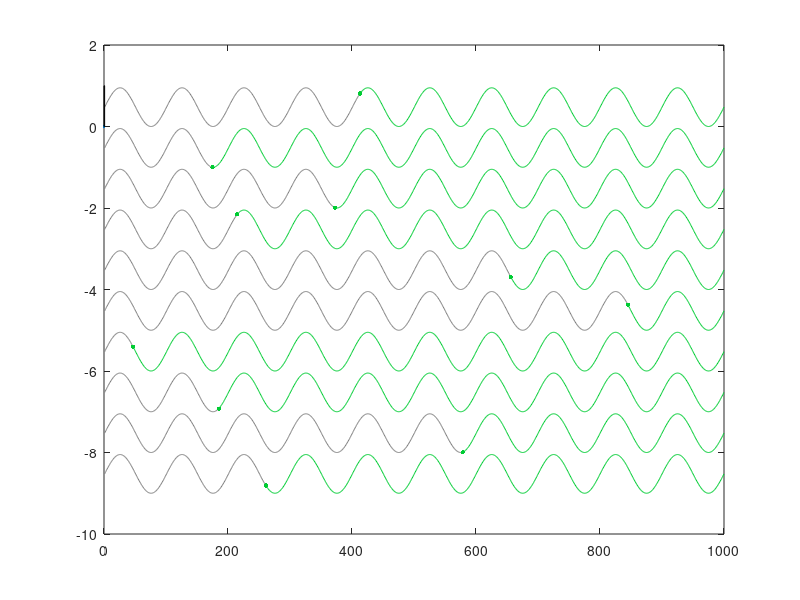

Reproduce this figure in MATLAB. (Note: this script raises an error after producing the figure.)
x = zeros(10,1000);
y = zeros(size(x));

figure;
plot(0,0);
hold on;
for i = 1:size(x,1)
    x(i,:) = 1:size(x,2);
    y(i,:) = sin(linspace(0,10*2*pi,size(x,2)));
    
    tempMin = min(y(i,:));
    tempMax = max(y(i,:));
    tempRange = max(1e-5, (tempMax-tempMin));

    cmapping = false(1,length(x));
    gti = randi(size(x,2));
    fprintf('ground truth index: %d\n',gti);
    cmapping(gti:end) = true;

    xfalse = x(i,:);
    xtrue = x(i,:);

    xfalse(cmapping) = nan;
    xtrue(~cmapping) = nan;

    yfalse = y(i,:);
    ytrue = y(i,:);

    yfalse(cmapping) = nan;
    ytrue(~cmapping) = nan;

    

    % scatter(x(cmapping==false),y(cmapping==false),3,'MarkerFaceColor',[0.75,0.75,0.75]);
    % scatter(x(cmapping==true),y(cmapping==true),3,'MarkerFaceColor',[0,0.2,0.8]);
    plot(xfalse,1-i+0.95*(yfalse-tempMin)/tempRange,'Color',[0.5,0.5,0.5]);
    plot(xtrue,1-i+0.95*(ytrue-tempMin)/tempRange,'Color',[0,0.8,0.2]);
    scatter(gti,1-i+0.95*(ytrue(gti)-tempMin)/tempRange,10,'MarkerFaceColor',[0,0.8,0.2], 'MarkerEdgeAlpha',0);
    
    
end
r = rectangle();
r.Position = [1, 1-i, ceil(size(x,2)/4), 5];
r.FaceColor = [1,1,1, 0.45];
r.LineStyle = '--';
r.EdgeColor = [0,0,0, 0.45];

r = rectangle();
r.Position = [ceil(size(x,2)/4)*3, 1-i, ceil(size(x,2)/4), 5];
r.FaceColor = [1,1,1, 0.45];
r.LineStyle = '--';
r.EdgeColor = [0,0,0, 0.45];
hold off;
